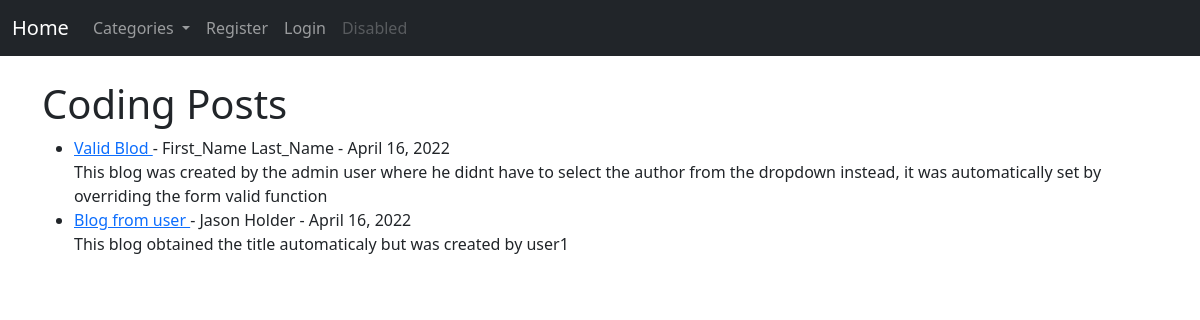
Screenshot of /category/coding with the database file from the repository.
### blogapp/models.py (models this page shows, shortened)
class Post(models.Model):
    title = models.CharField(max_length=255)
    author = models.ForeignKey(User, on_delete=models.CASCADE)
    category = models.CharField(max_length=255, default="general")
    snippet = models.CharField(max_length=255, default="Add blog post snippet here, so that users understand what the post is about.")
    cover_image = models.ImageField(null=True, blank=True, upload_to="media/_/")
    body = RichTextField(blank="Write blog body here...", null=True)
    date = models.DateField(auto_now_add=True)
    likes = models.ManyToManyField(User, related_name= "blog_posts" )

### blogapp/views.py (the view)
# urls.py: path('category/<str:category_arg_sluged>', CategoryView, name='category_view'),
def CategoryView(request, category_arg_sluged):
    category_arg=category_arg_sluged.replace('-', ' ')
    posts = Post.objects.filter(category=category_arg)
    return render(request, 'category_view.html', {'category':category_arg.title(), 'category_posts': posts})

### blogapp/context_processors.py (called while the page is built)
def get_cats(request):
    cat_menu = Category.objects.all()
    cats=[]
    for cat in cat_menu:
        cats.append(cat)
    return {
        "cats": cats
    }

### blogapp/models.py (called while the page is built)
    def __str__(self):
        return self.name

### blogapp/templates/category_view.html (shortened to what this page needs)
{% extends 'base.html' %}
{% block content %}
<h1>{{category}} Posts</h1>
{% if category_posts%}
    <ul>
    {% for post in category_posts %}
        <li><a href="{% url 'article-detail' post.pk %}"> {{post.title}} </a> -
            {{post.author.first_name}} {{post.author.last_name}} -
            {{post.date}}
        {{post.body|slice:":250"|safe}}</li>
    {% endfor %}
    </ul>
{% else %}
    <h4>Sorry, this page does not exit. :(  </h4>
{% endif%}
{% endblock %}

### rows the page displays
Post: title "Valid Blod", author.first_name "First_Name", author.last_name "Last_Name", date "April 16, 2022", body "This blog was created by the admin user where he didnt have to select the author from the dropdown instead, it was automatically set by overriding the form valid function"
Post: title "Blog from user", author.first_name "Jason", author.last_name "Holder", date "April 16, 2022", body "This blog obtained the title automaticaly but was created by user1"

### other values shown
{{ category }} "Coding"
